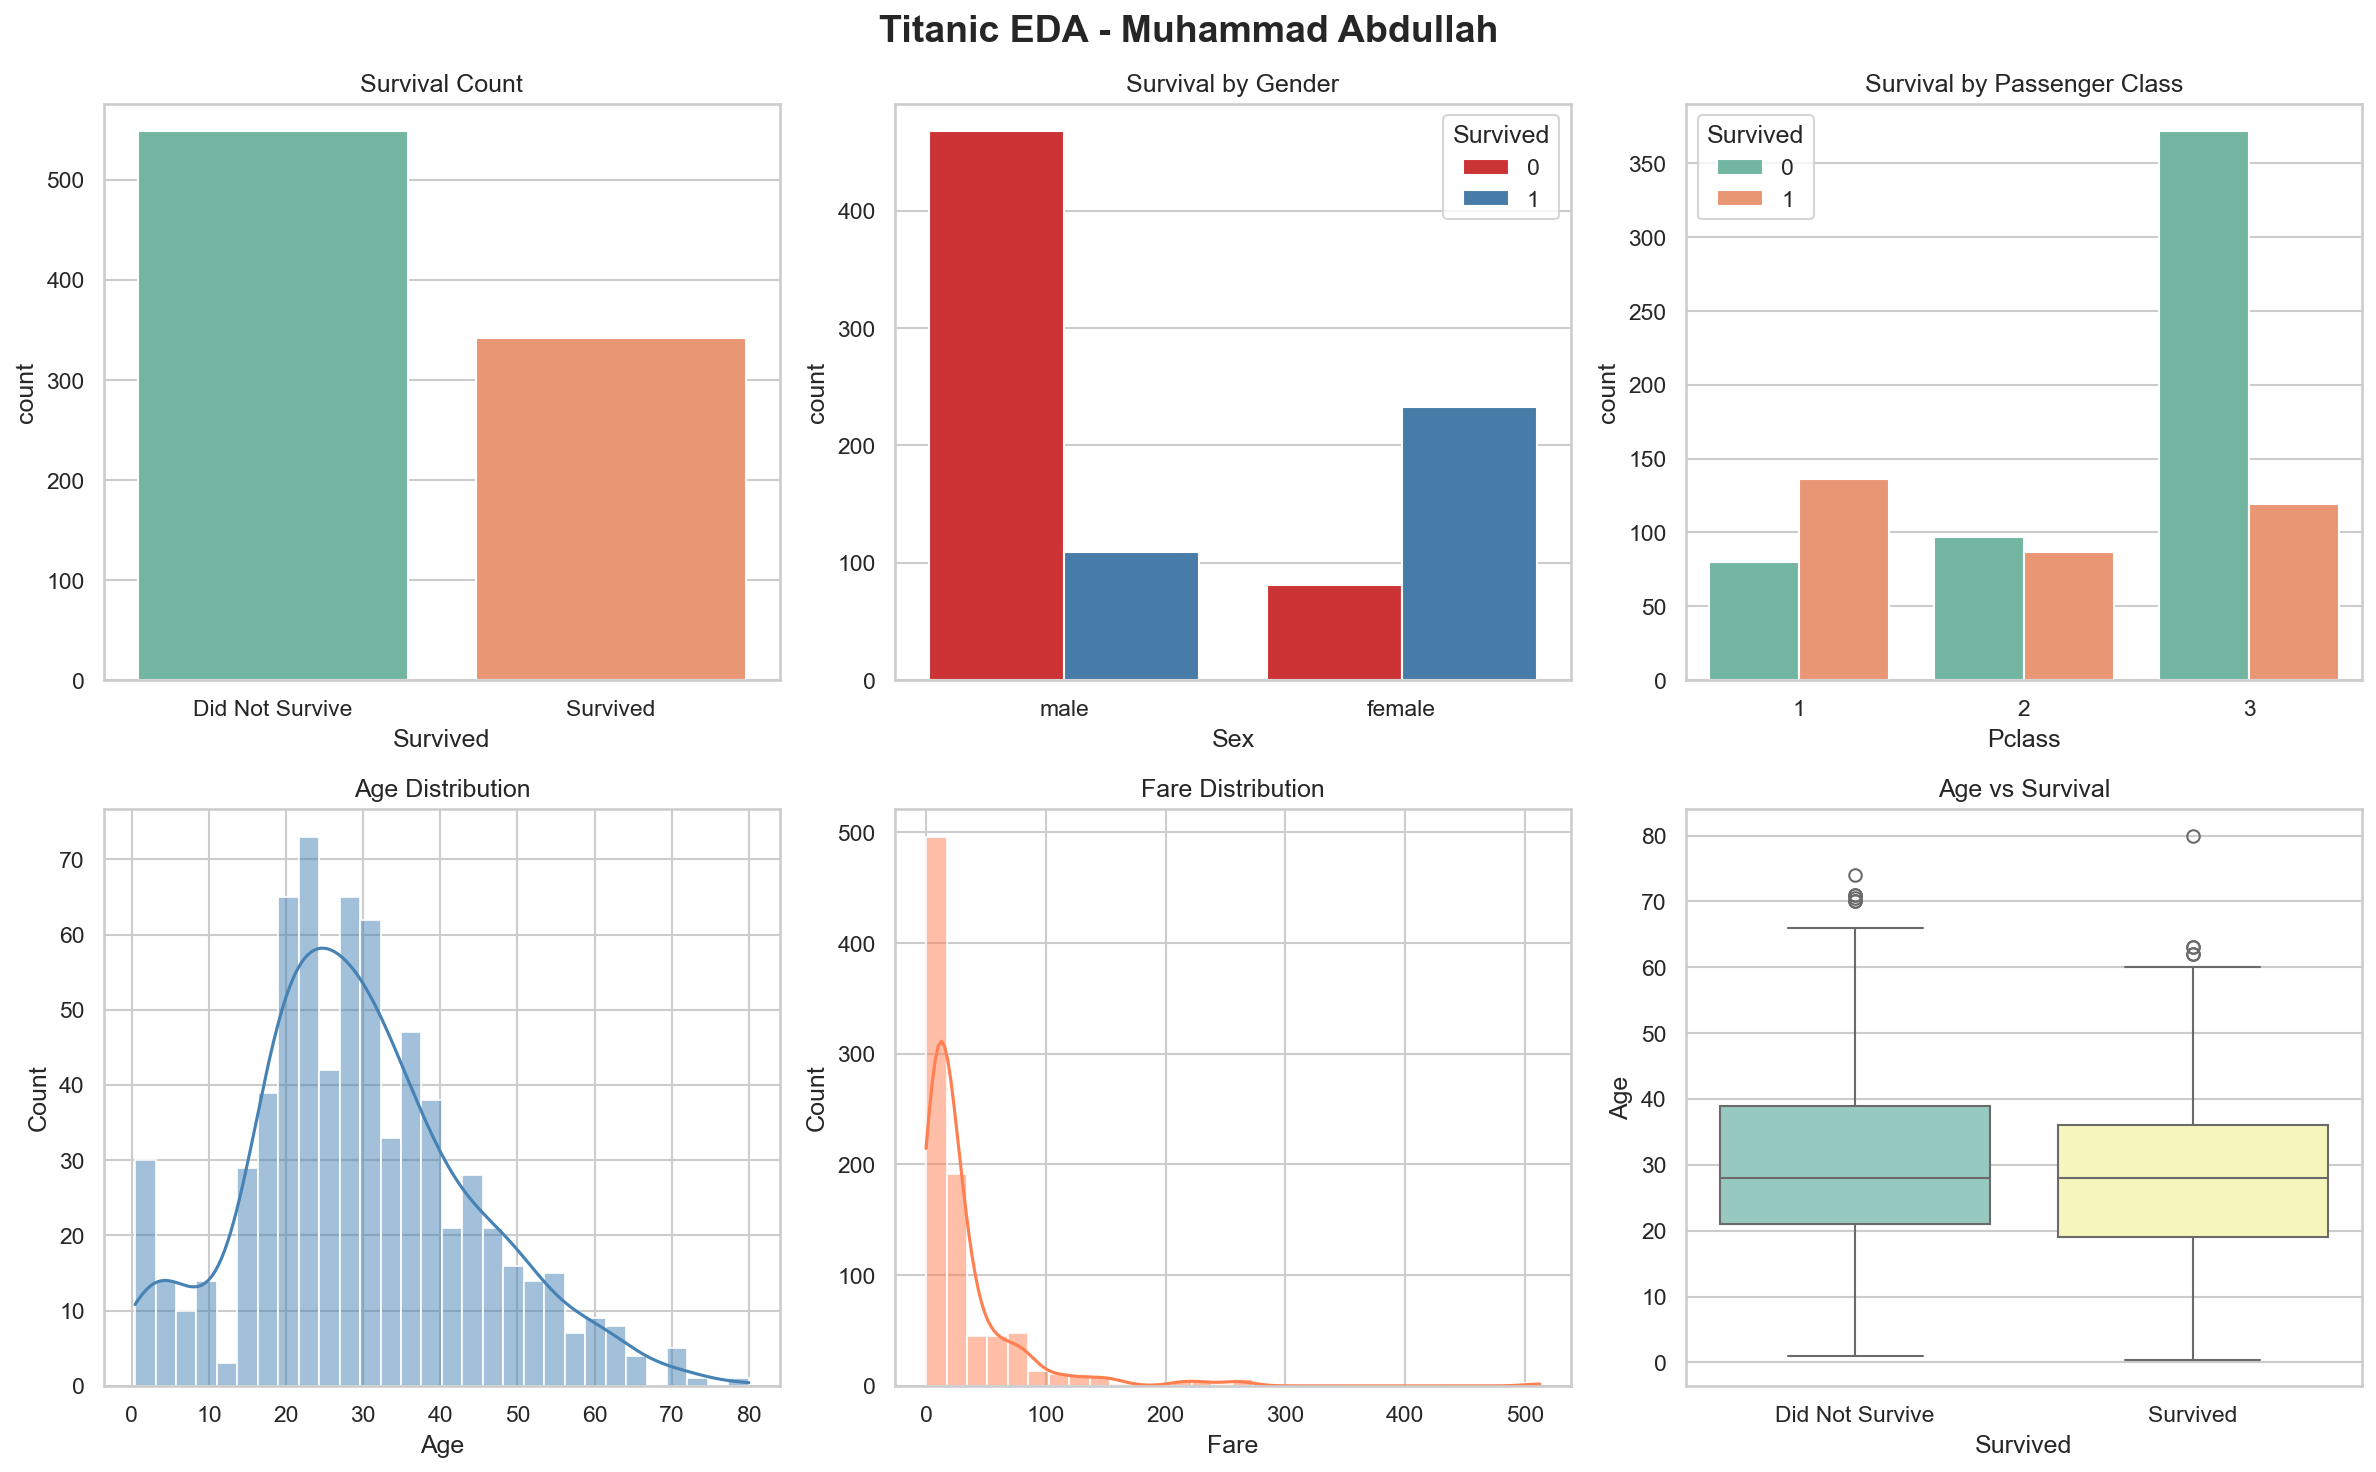

The Python source for this figure:
# Titanic Dataset - Exploratory Data Analysis
# Author: Muhammad Abdullah
# Tools: Python, Pandas, Matplotlib, Seaborn

import pandas as pd
import matplotlib.pyplot as plt
import seaborn as sns

# ── 1. LOAD DATA ──────────────────────────────────────────
df = pd.read_csv('titanic.csv')

print("Dataset Shape:", df.shape)
print("\nFirst 5 Rows:")
print(df.head())
print("\nDataset Info:")
print(df.info())
print("\nMissing Values:")
print(df.isnull().sum())
print("\nBasic Statistics:")
print(df.describe())

# ── 2. DATA CLEANING ──────────────────────────────────────
df['Age'].fillna(df['Age'].median(), inplace=True)
df['Embarked'].fillna(df['Embarked'].mode()[0], inplace=True)
df.drop(columns=['Cabin'], inplace=True)

print("\nMissing Values After Cleaning:")
print(df.isnull().sum())

# ── 3. SURVIVAL RATE OVERVIEW ─────────────────────────────
print("\nOverall Survival Rate:")
print(df['Survived'].value_counts(normalize=True) * 100)

# ── 4. VISUALIZATIONS ─────────────────────────────────────
sns.set(style="whitegrid")
fig, axes = plt.subplots(2, 3, figsize=(16, 10))
fig.suptitle('Titanic EDA - Muhammad Abdullah', fontsize=18, fontweight='bold')

# Chart 1 - Survival Count
sns.countplot(x='Survived', data=df, palette='Set2', ax=axes[0,0])
axes[0,0].set_title('Survival Count')
axes[0,0].set_xticklabels(['Did Not Survive', 'Survived'])

# Chart 2 - Survival by Gender
sns.countplot(x='Sex', hue='Survived', data=df, palette='Set1', ax=axes[0,1])
axes[0,1].set_title('Survival by Gender')

# Chart 3 - Survival by Passenger Class
sns.countplot(x='Pclass', hue='Survived', data=df, palette='Set2', ax=axes[0,2])
axes[0,2].set_title('Survival by Passenger Class')

# Chart 4 - Age Distribution
sns.histplot(df['Age'], bins=30, kde=True, color='steelblue', ax=axes[1,0])
axes[1,0].set_title('Age Distribution')

# Chart 5 - Fare Distribution
sns.histplot(df['Fare'], bins=30, kde=True, color='coral', ax=axes[1,1])
axes[1,1].set_title('Fare Distribution')

# Chart 6 - Survival by Age (Boxplot)
sns.boxplot(x='Survived', y='Age', data=df, palette='Set3', ax=axes[1,2])
axes[1,2].set_title('Age vs Survival')
axes[1,2].set_xticklabels(['Did Not Survive', 'Survived'])

plt.tight_layout()
plt.savefig('titanic_eda.png', dpi=150, bbox_inches='tight')
plt.show()
print("\nChart saved as titanic_eda.png!")
print("\nEDA Complete! Key Insights:")
print("- Female survival rate much higher than male")
print("- 1st class passengers had better survival chances")
print("- Younger passengers slightly more likely to survive")
